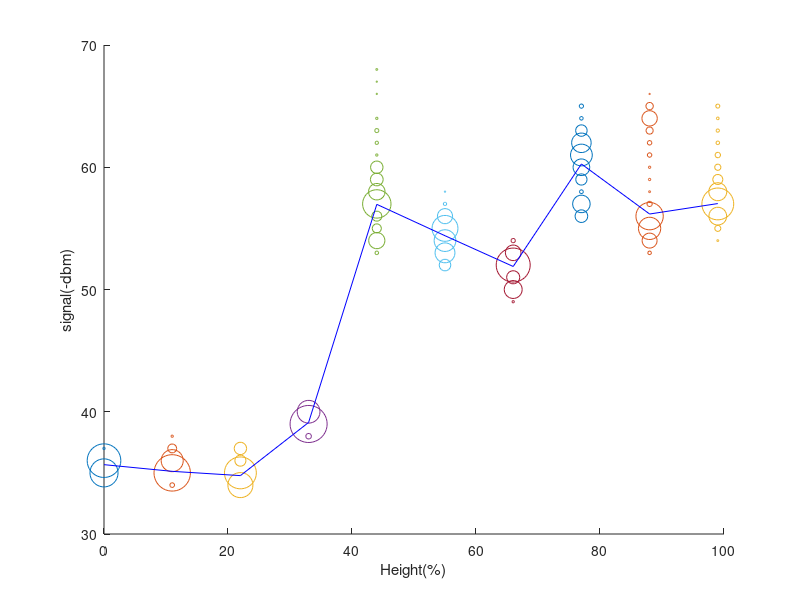

The MATLAB source for this figure:
function [ output_args ] = plotHeightSignal()
%Plots the graph of height v/s signal for a given substance
X_mean = [];
Y = [];
hold on;

fid = fopen('signalData.txt');
while 1
    tline = fgetl(fid);
    if ~ischar(tline)
        break;
    end
    data_instance = str2num(tline);
    instance = data_instance(1,1);
    data_instance = data_instance(1,2:end);
    
    signal = data_instance(1,1:2:end); % column vector with signal
    freq = data_instance(1,2:2:end); % column vector with freq of ith signal
    
    sxf = sum(signal.*freq,1);
    n = sum(freq,1);
    mean_signal = sxf/n;
    
    X_mean = [X_mean; mean_signal];
    Y = [Y; instance];
    scatter(repmat(instance,1,size(signal,2)),signal,freq,'r.');
%     Y = [Y; repmat(data_instance(1,1),1,size(signal,2))];
%     X_signal = [X_signal; signal];
%     X_freq = [X_freq; freq];
end

plot(Y,X_mean,'b-','linewidth',0.5);
xlabel('Height(%)');
ylabel('signal(-dbm)');
ylim([30,70]);
end

